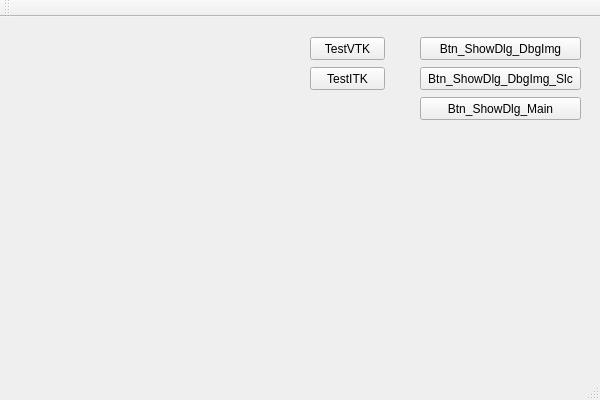
<?xml version="1.0" encoding="UTF-8"?>
<ui version="4.0">
 <class>SPN_Cmn_Med_SpineCADClass</class>
 <widget class="QMainWindow" name="SPN_Cmn_Med_SpineCADClass">
  <property name="geometry">
   <rect>
    <x>0</x>
    <y>0</y>
    <width>600</width>
    <height>400</height>
   </rect>
  </property>
  <property name="windowTitle">
   <string>SPN_Cmn_Med_SpineCAD</string>
  </property>
  <widget class="QWidget" name="centralWidget">
   <widget class="QPushButton" name="Btn_ShowDlg_DbgImg">
    <property name="geometry">
     <rect>
      <x>420</x>
      <y>20</y>
      <width>161</width>
      <height>23</height>
     </rect>
    </property>
    <property name="text">
     <string>Btn_ShowDlg_DbgImg</string>
    </property>
   </widget>
   <widget class="QPushButton" name="Btn_ShowDlg_Main">
    <property name="geometry">
     <rect>
      <x>420</x>
      <y>80</y>
      <width>161</width>
      <height>23</height>
     </rect>
    </property>
    <property name="text">
     <string>Btn_ShowDlg_Main</string>
    </property>
   </widget>
   <widget class="QPushButton" name="Btn_ShowDlg_DbgImg_Slc">
    <property name="geometry">
     <rect>
      <x>420</x>
      <y>50</y>
      <width>161</width>
      <height>23</height>
     </rect>
    </property>
    <property name="text">
     <string>Btn_ShowDlg_DbgImg_Slc</string>
    </property>
   </widget>
   <widget class="QPushButton" name="Btn_TestVTK">
    <property name="geometry">
     <rect>
      <x>310</x>
      <y>20</y>
      <width>75</width>
      <height>23</height>
     </rect>
    </property>
    <property name="text">
     <string>TestVTK</string>
    </property>
   </widget>
   <widget class="QPushButton" name="Btn_TestITK">
    <property name="geometry">
     <rect>
      <x>310</x>
      <y>50</y>
      <width>75</width>
      <height>23</height>
     </rect>
    </property>
    <property name="text">
     <string>TestITK</string>
    </property>
   </widget>
  </widget>
  <widget class="QMenuBar" name="menuBar">
   <property name="geometry">
    <rect>
     <x>0</x>
     <y>0</y>
     <width>600</width>
     <height>23</height>
    </rect>
   </property>
  </widget>
  <widget class="QToolBar" name="mainToolBar">
   <attribute name="toolBarArea">
    <enum>TopToolBarArea</enum>
   </attribute>
   <attribute name="toolBarBreak">
    <bool>false</bool>
   </attribute>
  </widget>
  <widget class="QStatusBar" name="statusBar"/>
 </widget>
 <layoutdefault spacing="6" margin="11"/>
 <resources>
  <include location="SPN_Cmn_Med_SpineCAD.qrc"/>
 </resources>
 <connections/>
</ui>
